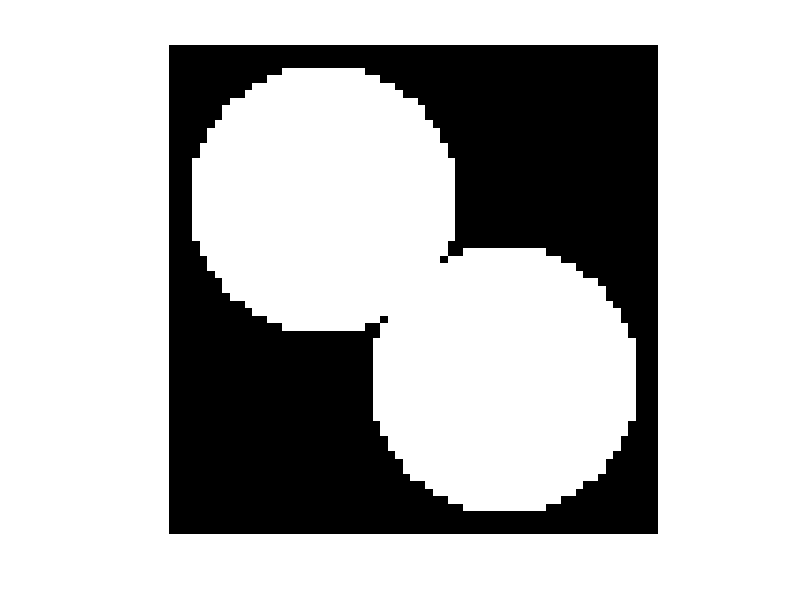
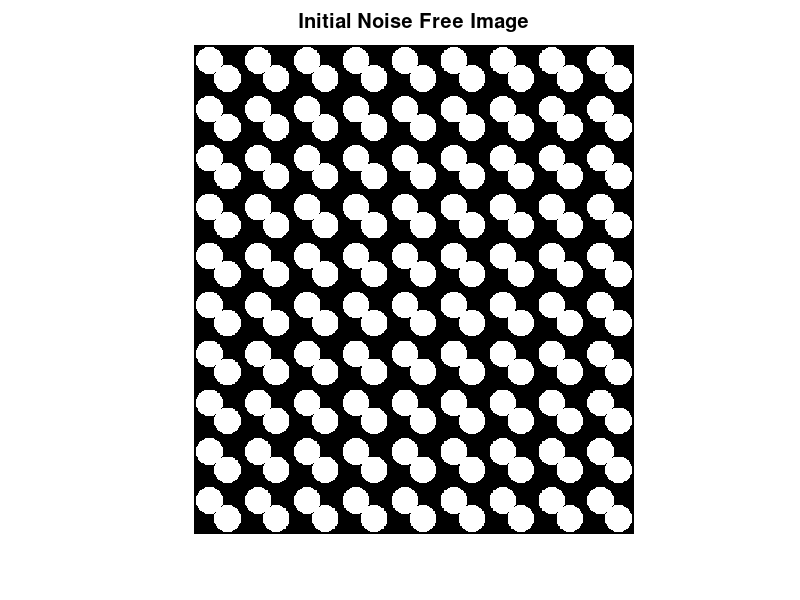

Here is the MATLAB script that generated these plots, in order: (Note: this script raises an error after producing the figures.)
%% Validation Of My Image Processing Algo:
% close all
clear ; 
clc ; 

% Do you want to Export The Artificial Image Or Not:
export_image_toggle = false ; 

% Construct A Noisy Image For Testing:

center1 = -12;
center2 = -center1;
dist = sqrt(2*(2*center1)^2);
radius = dist/2.1 * 1.1;
lims = [floor(center1-1.1*radius) ceil(center2+1.1*radius)];
[x,y] = meshgrid(lims(1):lims(2));
bw1 = sqrt((x-center1).^2 + (y-center1).^2) <= radius;
bw2 = sqrt((x-center2).^2 + (y-center2).^2) <= radius;
bw  = bw1 | bw2 ;

% % Close mask with disk
% radius = 1;
% decomposition = 0;
% se = strel('disk', radius, decomposition);
% bw = imclose(bw, se);
figure(1) ; clf ; imshow(bw) ; 
bw = rescale(repmat(bw , [10 , 9])) ; 

figure(2) ; clf ; 
imshow( bw , [] )
title('\fontsize{20}Initial Noise Free Image')

% Adding Noise:

% Black Image:
noise_img_black = imadjust(rgb2gray(imread('/Users/abhimanyudubey/Pictures/BIO MATH MODEL/Img_4_Noise/Black_Img.JPG'))) ; 
noise_img_gray  = imadjust(rgb2gray(imread('/Users/abhimanyudubey/Pictures/BIO MATH MODEL/Img_4_Noise/Grey_Img.TIF' ))) ; 

I1 = 50 : (50+size(bw , 1) - 1) ; % Default: 50 : (50+size(bw , 1) - 1) 
I2 = 70 : (70+size(bw , 2) - 1) ; % Default: 70 : (70+size(bw , 2) - 1)
noise_img_black = rescale(noise_img_black(I1 , I2) ); 
noise_img_gray  = rescale(noise_img_gray(I1 , I2) ); 

figure(3) ; clf ; imshow(noise_img_black , []) ; 
title('\fontsize{20}Noisy Image 1')
figure(4) ; clf ; imshow(noise_img_gray  , []) ;
title('\fontsize{20}Noisy Image 2')

% img = uint16( rescale( imadjust( rescale( bw + 2*noise_img_black + 2*noise_img_gray) ) , 0 , 255 ) ) ; 
noise_level_1 = 2 ; 
noise_level_2 = 2 ; 
img = imadjust( rescale( bw + (noise_level_1 * noise_img_black) + (noise_level_2*noise_img_gray) ) ) ; 

figure(5) ; clf ; 
imshow(img , []) ; 
title('\fontsize{20}Image Added With Noise') ; 

% Do you want to export the Artificially Created IMAGE:

if export_image_toggle
    imwrite(img ,'myImg.tiff' , 'tiff' ) ; %#ok<*UNRCH>
end


%% Processing Artificially Created Image:

% Uncomment the below code if you also want to process the Artificially 
% created images using the image processing algorithm that we had
% developed.

% % NOTE: UnComment me if you want to process the images created above:
% [img2 , BW2] = cell_image_BW_preprocessor(img , 1 , 0.6 , 3) ;  %% Sensitivity = 0.57   
% 
% % % % % % cell_image_BW_preprocessor(img , 1 , 0.57 , 3)
% 
% figure(6) ; clf ; imshow(img2 , []) ;
% title('\fontsize{20}Image AFter Noise Removal')
% imwrite(img2 ,'myImg2.tiff' , 'tiff' )
% 
% figure(7) ; clf ; imshow(BW2 , []) ;
% title('\fontsize{20}BW Image Of Figure(5)') ; 
% %
% %
% CC = bwconncomp(BW2) ; 
% CC.islandSize = cellfun( @length , CC.PixelIdxList )' ; 
% 
% % Percent Std Deviation In the Measurement Of Particle Size:
% % STD is Just 0.7% Of the mean value despite that much noise in the Image:
% percent_std = std(CC.islandSize) / mean(CC.islandSize) * 100 
% min_size    = min(CC.islandSize) ; 
% max_size    = max(CC.islandSize) ; 
% 
% clearvars -except img BW2 CC
% 
% % Final One Line Processing:
% 
% [ img3 , BW3 , CC ] = bio_watershed_segmentation(img , 1800 , 2000  , 1) ; 
% figure(10) ; clf ; imshow(img3) ; 
% title('\fontsize{20} Final Step: Img After Watershed Segmentation')
% imwrite(img3 ,'myImg3.tiff' , 'tiff' )
% 
% figure(11) ; clf ; imshow(BW3) ; 
% title('\fontsize{20} Seperating Overlapping Particles') ; 
% 
% figure(12) ; clf ; imshow(img3) ; hold on ; 
% plot(CC.centroid(: , 1) , CC.centroid(: ,2) , '+r' , 'LineWidth', 2.5 , 'MarkerSize',15) ; 
% plot(CC.centroid(: , 1) , CC.centroid(: ,2) , 'or' , 'LineWidth', 1.1 , 'MarkerSize',15) ; 
% title('\fontsize{20} Final Step: Img After Watershed Segmentation')
% 
% imwrite(img3 ,'myImg3.tiff' , 'tiff' )
% 

%%





